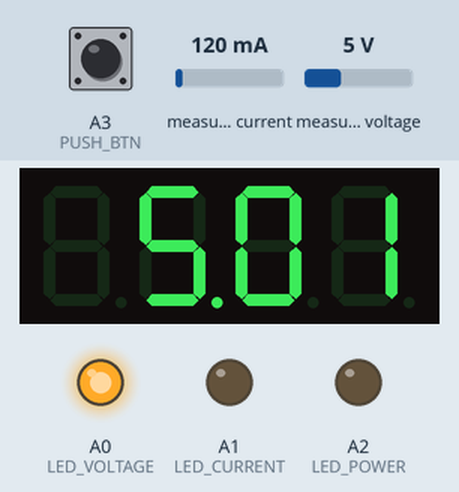
A sketch run on a simulated Arduino Uno, built with avr-gcc and run on an emulated ATmega328P. On the bench: 4-digit seven-segment display, output pins drawn as LEDs (lit = HIGH). The test bench sets the inputs (shaded band); at power-on: A3 (PUSH_BTN) HIGH, measured current 120 mA, measured voltage 5 V.

Above: at 1.2 s.
1.3 s: A3 (PUSH_BTN) pulled LOW for 0.15 s
At 1.8 s:
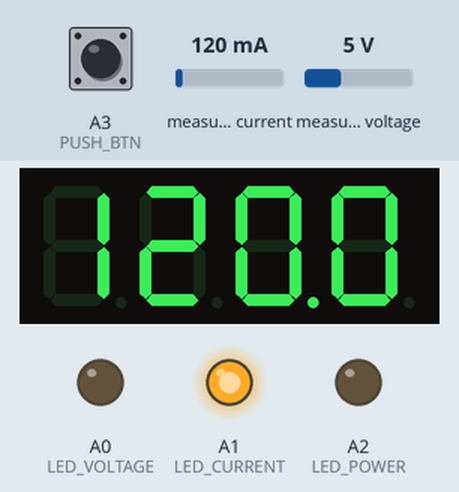
3.0 s: A3 (PUSH_BTN) pulled LOW for 1 s
At 4.7 s:
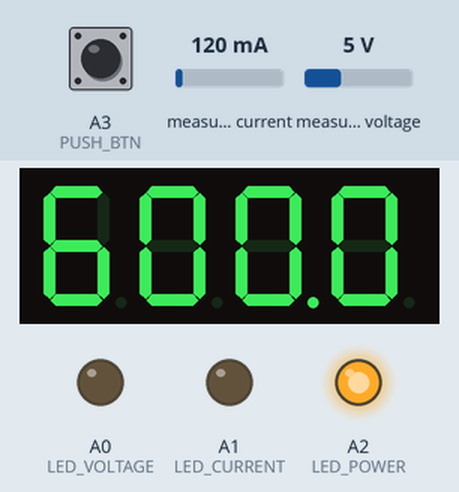
5.5 s: measured current set to 500 mA
At 6.7 s:
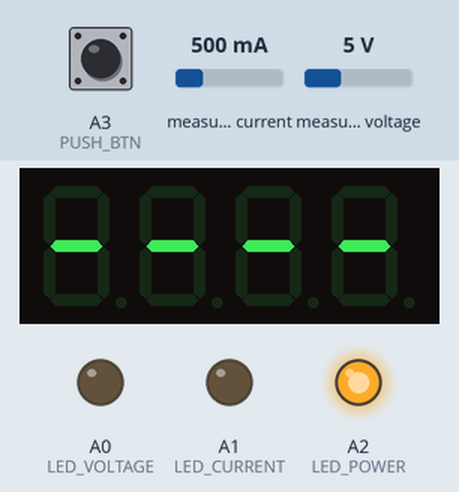
7.5 s: measured current set to 40 mA
At 8.7 s:
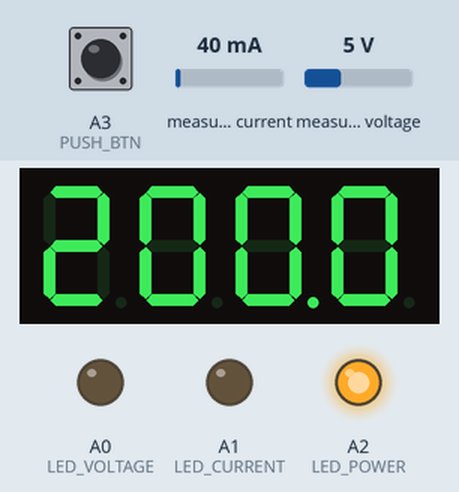
9.5 s: measured voltage set to 0.3 V
At 10.8 s:
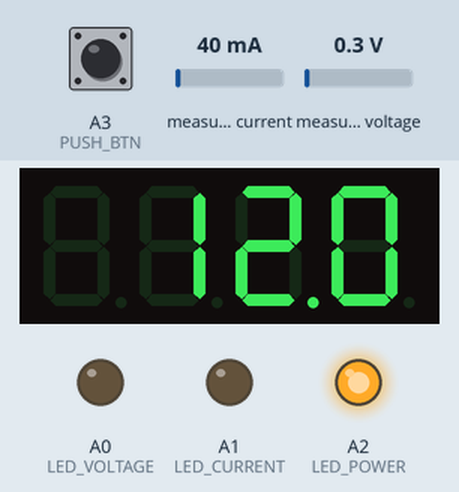
Timing chart, 0 to 12.5 s (numbered marks = the images above; inputs shaded):
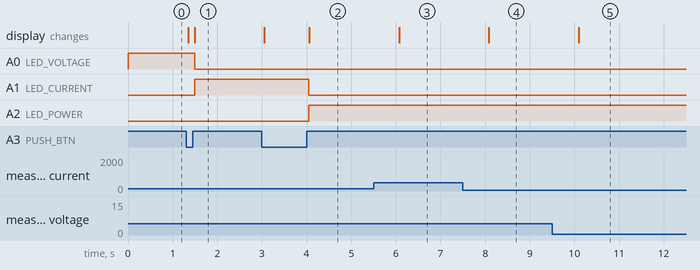

The sketch:

Firmware.ino
```cpp
#include "definitions.h"
#include "debug.h"
#include "display.h"
#include "input.h"
#include "measurements.h"

void setup(void)
{
  debugInit();
  displayInit();
  measureInit();
  inputInit();
}

void loop(void)
{
  processInput();

  RawData rawData = measureGetRawData();
  processData(rawData);
}


void processData(RawData rawData)
{
  if (!rawData.isValid) { displayInvalid(); return; }

  // ignore the direction of the electric current
  rawData.current = abs(rawData.current);

  // correct spurious reading under no-load conditions
  if (rawData.current < SPURIOUS_THRESHOLD) { // < 0.5 mA
    rawData.loadVoltage = 0.0;
    rawData.current = 0.0;
    rawData.power = 0.0;
  }

  // display que correct value
  WorkingMode workingMode = getWorkingMode();
  if (workingMode == VOLTAGE)       { displayNumber(rawData.loadVoltage, 2); }
  else if (workingMode == CURRENT)  { displayNumber(rawData.current, 1); }
  else if (workingMode == POWER)    { displayNumber(rawData.power, 1); }
  else                              { displayBlank(); }
}
```

debug.h
```cpp
#ifndef DEBUG_H
#define DEBUG_H

// enable/disable debuging
#define DEBUG   false     // false, true


// initialization
void debugInit()
{
  #if DEBUG
  Serial.begin(9600);
  while (!Serial) { delay(1); }
  #endif
}

// print a message in serial monitor
void debugMessage(String msg)
{
  #if DEBUG
  Serial.println(msg);
  delay(100);
  #endif
}

// print a measure in serial monitor
void debugMeasureRawData(RawData rawData)
{
  #if DEBUG
  Serial.print("Bus Voltage:   ");  Serial.print(rawData.busVoltage);    Serial.println(" V");
  Serial.print("Shunt Voltage: ");  Serial.print(rawData.shuntVoltage);  Serial.println(" mV");
  Serial.print("Load Voltage:  ");  Serial.print(rawData.loadVoltage);   Serial.println(" V");
  Serial.print("Current:       ");  Serial.print(rawData.current);       Serial.println(" mA");
  Serial.print("Power:         ");  Serial.print(rawData.power);         Serial.println(" mW");
  Serial.println("");
  #endif
}

#endif
```

definitions.h
```cpp
#ifndef DEFINITIONS_H
#define DEFINITIONS_H

// display: digit selector pins
#define DISPLAY_DIGIT_1     13
#define DISPLAY_DIGIT_2     4
#define DISPLAY_DIGIT_3     3
#define DISPLAY_DIGIT_4     5

// display: segment pins
#define DISPLAY_SEG_A       12
#define DISPLAY_SEG_B       2
#define DISPLAY_SEG_C       7
#define DISPLAY_SEG_D       9
#define DISPLAY_SEG_E       10
#define DISPLAY_SEG_F       11
#define DISPLAY_SEG_G       6
#define DISPLAY_SEG_DOT     8

// sensor INA219
#define I2C_SCL             A5
#define I2C_SDA             A4

// other hardware
#define LED_VOLTAGE         A0
#define LED_CURRENT         A1
#define LED_POWER           A2
#define PUSH_BTN            A3

// miscellaneous
#define DEBOUNCE_TIME       50
#define SPURIOUS_THRESHOLD  0.5

// enumerations
enum WorkingMode { VOLTAGE, CURRENT, POWER };

// data structures
struct RawData
{
  bool isValid = false;
  float busVoltage = 0;
  float shuntVoltage = 0;
  float loadVoltage = 0;
  float current = 0;
  float power = 0;
};

#endif
```

display.h
```cpp
#ifndef DISPLAY_H
#define DISPLAY_H
#include "SevSeg.h"

#define N_DIGITS      4
#define BRIGHTNESS    50  // range 0-100

SevSeg sevseg;

byte digitPins[] = {DISPLAY_DIGIT_1, DISPLAY_DIGIT_2, DISPLAY_DIGIT_3, DISPLAY_DIGIT_4};
byte segmentPins[] =  {DISPLAY_SEG_A, DISPLAY_SEG_B, DISPLAY_SEG_C, DISPLAY_SEG_D, DISPLAY_SEG_E, DISPLAY_SEG_F, DISPLAY_SEG_G, DISPLAY_SEG_DOT};


// initialization
void displayInit()
{
  sevseg.begin(COMMON_ANODE, N_DIGITS, digitPins, segmentPins);
  sevseg.setBrightness(BRIGHTNESS);
}

// display a float number
void displayNumber(float number, byte decimals)
{
  sevseg.setNumberF(number, decimals);
  sevseg.refreshDisplay();
}

// display empty text
void displayBlank()
{
  sevseg.blank();
  sevseg.refreshDisplay();
}

// display invalid text
void displayInvalid()
{
  sevseg.setChars("----");
  sevseg.refreshDisplay();
}

#endif
```

input.h
```cpp
#ifndef INPUT_H
#define INPUT_H

WorkingMode workingMode;

// function declaration
void setLedsMode(bool voltage, bool current, bool power);


// initialization
void inputInit()
{
  pinMode(PUSH_BTN, INPUT_PULLUP);
  pinMode(LED_VOLTAGE, OUTPUT);
  pinMode(LED_CURRENT, OUTPUT);
  pinMode(LED_POWER, OUTPUT);

  workingMode = VOLTAGE;
  setLedsMode(true, false, false);
}

// getters & setters
WorkingMode getWorkingMode()              { return workingMode; }
void setWorkingMode(WorkingMode newMode)  { workingMode = newMode; }

// checks and process sw-button to change working mode
void processInput()
{
  bool btnMode;

  btnMode = digitalRead(PUSH_BTN);
  if (btnMode == HIGH) { return; }
  delay(DEBOUNCE_TIME);
  btnMode = digitalRead(PUSH_BTN);
  if (btnMode == HIGH) { return; }

  displayBlank();

  while (btnMode == LOW)
    btnMode = digitalRead(PUSH_BTN);
  delay(DEBOUNCE_TIME);

  if (workingMode == VOLTAGE)       { workingMode = CURRENT;  setLedsMode(false, true, false); }
  else if (workingMode == CURRENT)  { workingMode = POWER;    setLedsMode(false, false, true); }
  else if (workingMode == POWER)    { workingMode = VOLTAGE;  setLedsMode(true, false, false); }
  else                              { workingMode = VOLTAGE;  setLedsMode(true, false, false); }
}

void setLedsMode(bool voltage, bool current, bool power)
{
  digitalWrite(LED_VOLTAGE, voltage ? HIGH : LOW);
  digitalWrite(LED_CURRENT, current ? HIGH : LOW);
  digitalWrite(LED_POWER,   power   ? HIGH : LOW);
}

#endif
```

measurements.h
```cpp
#ifndef MEASUREMENTS_H
#define MEASUREMENTS_H
#include <Wire.h>
#include <Adafruit_INA219.h>

#define MEASURE_TIMESPAN 1000

Adafruit_INA219 ina219;

RawData rawData;
bool inaPresent = false;

unsigned long timeNow = 0;
unsigned long timeLastMeasure = -MEASURE_TIMESPAN;


// initialization
void measureInit()
{
  // sensor INA219 initialization
  inaPresent = ina219.begin();
  if (!inaPresent) { debugMessage("Failed to find INA219 chip"); return; }

  rawData.isValid = true;

  // calibration setup
  // ina219.setCalibration_32V_2A(); // default
  // ina219.setCalibration_32V_1A(); // higher precision on amps
  ina219.setCalibration_16V_400mA(); // higher precision on volts and amps
}

// gets current measure data (refresh every 2 segs)
RawData measureGetRawData()
{
  // returns default data
  if (!inaPresent) { return rawData; }

  // new measure every 2 seconds
  timeNow = millis();
  if (timeNow - timeLastMeasure < MEASURE_TIMESPAN) { return rawData; }

  // new measure
  rawData.busVoltage    = ina219.getBusVoltage_V();
  rawData.shuntVoltage  = ina219.getShuntVoltage_mV();
  rawData.loadVoltage   = rawData.busVoltage + (rawData.shuntVoltage / 1000);
  rawData.current       = ina219.getCurrent_mA();
  rawData.power         = ina219.getPower_mW();

  debugMeasureRawData(rawData);
  timeLastMeasure = millis();

  return rawData;
}

#endif
```

Measured:
- after the input at 1.3 s, A0 (LED_VOLTAGE): HIGH → LOW after 0.20 s; A1 (LED_CURRENT): LOW → HIGH after 0.20 s; the display: first changes after 0.05 s (image 1 shows a later state)
- after the input at 3.0 s, A1 (LED_CURRENT): HIGH → LOW after 1.1 s; A2 (LED_POWER): LOW → HIGH after 1.1 s; the display: first changes after 0.05 s (image 2 shows a later state)
- after the input at 5.5 s, the display: changes after 0.57 s (image 3)
- after the input at 7.5 s, the display: changes after 0.59 s (image 4)
- after the input at 9.5 s, the display: changes after 0.60 s (image 5)
